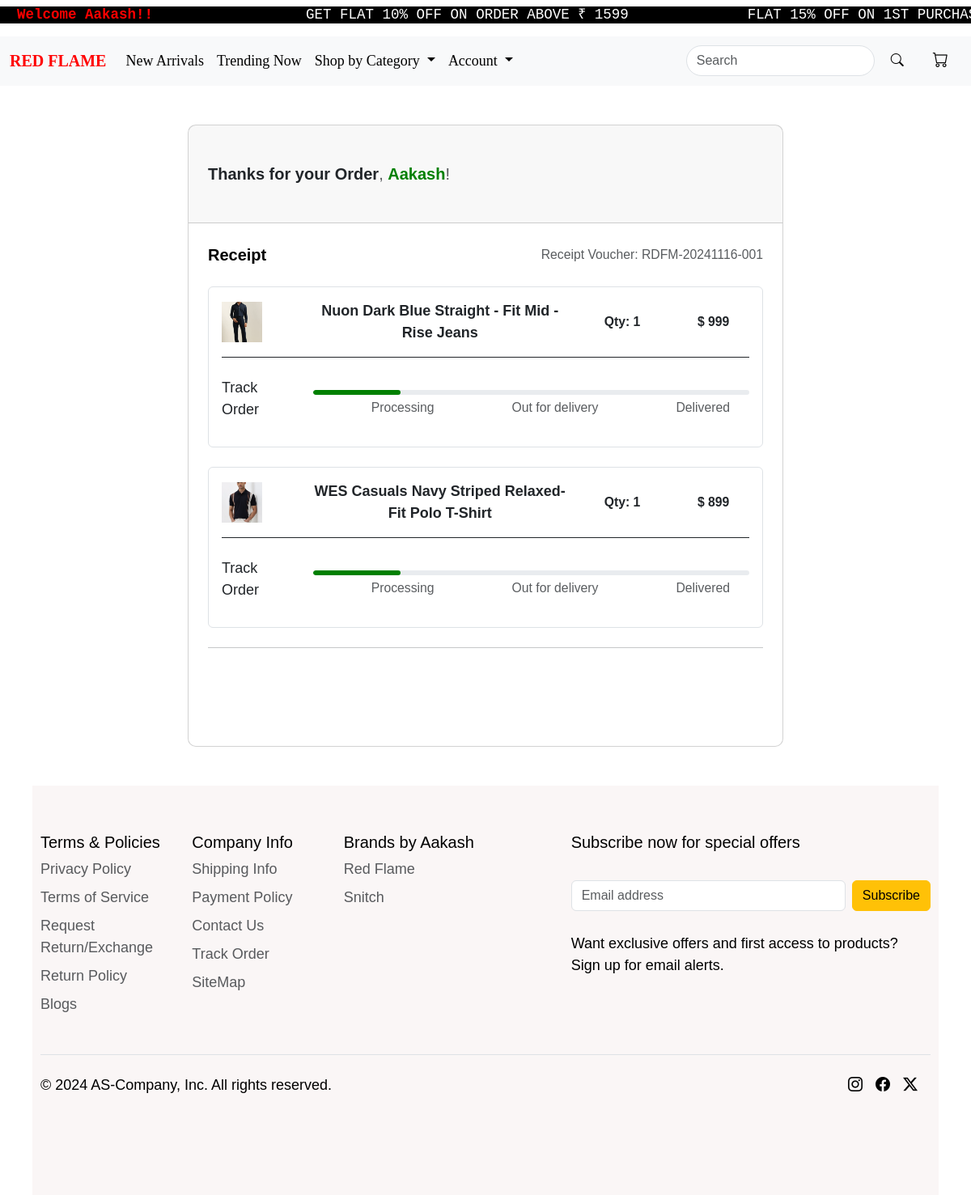
Page /order/ (signed in) on the earlier database version.
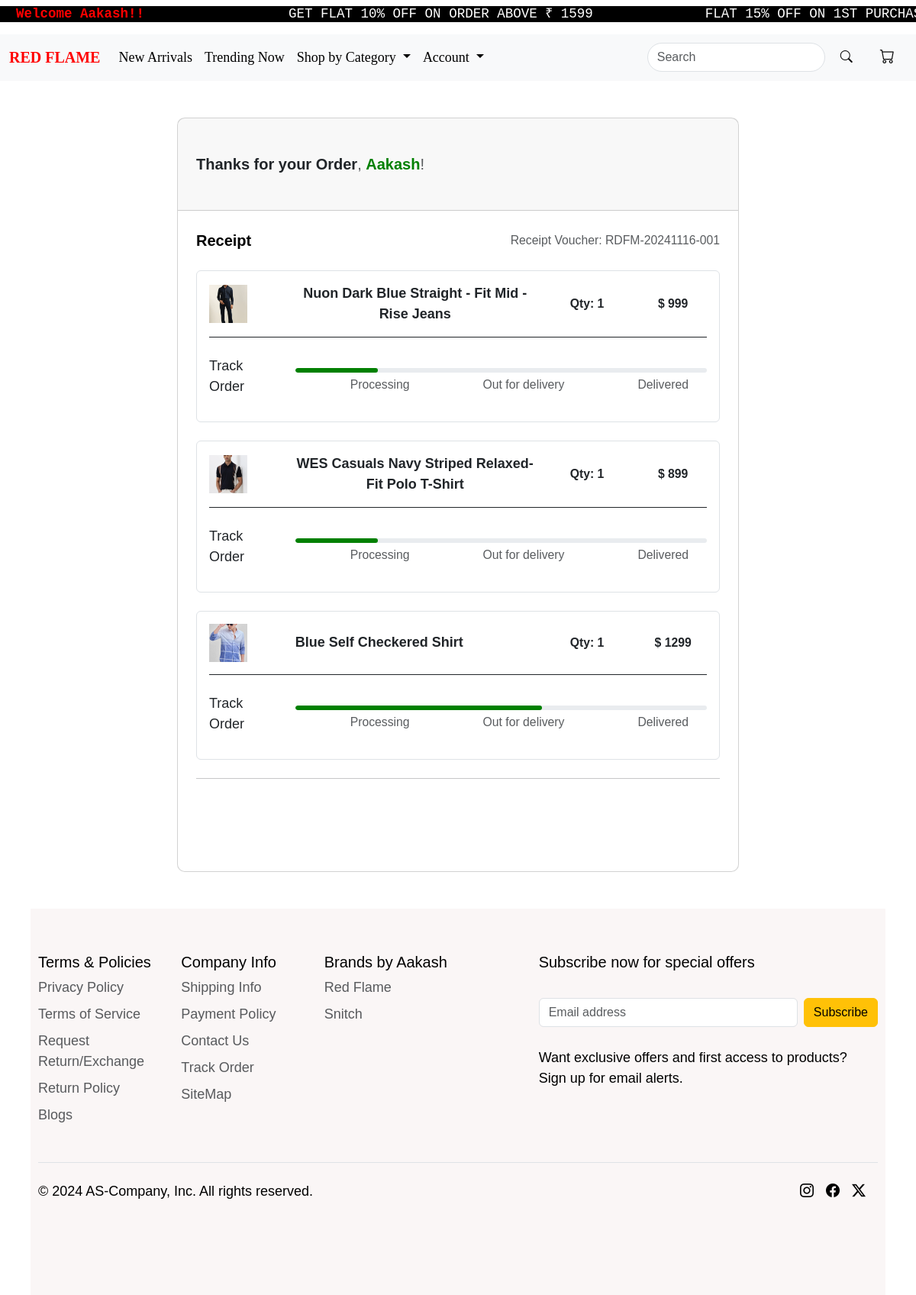
Same page on the later database version.
### core/models.py (models this page shows, shortened)
class Order(models.Model):
        STATUS_CHOICES = [
        ('PENDING', 'Pending'),
        ('PROCESSING', 'Processing'),
        ('COMPLETED', 'Completed'),
        ('CANCELLED', 'Cancelled'),
    ]
        user = models.ForeignKey(User, on_delete=models.CASCADE)
        customer=models.ForeignKey(Userdetails,on_delete=models.CASCADE)
        cloth=models.ForeignKey(new_arrival,on_delete=models.CASCADE)
        quantity = models.PositiveIntegerField(default=1)
        order_at = models.DateTimeField(auto_now_add=True)
        status = models.CharField(max_length=20, choices=STATUS_CHOICES, default='PENDING')
        order_size = models.CharField(max_length=3,default='M')

class new_arrival(models.Model):
        CATEGORY_CHOICES = [
        ('NEWARRIVAL','newarrival'),
        ('SHIRTS','shirts'),
        ('T_SHIRTS','t-shirts'),
        ('SWEATSHIRTS','sweatshirts'),
        ('TROUSERS','trousers'),
        ('SHORTS','shorts'),
        ('TRENDING','trending')
    ]
        SIZE_CHOICES = [
        ('S', 'Small'),
        ('M', 'Medium'),
        ('L', 'Large'),
        ('XL', 'Extra Large'),
    ]
        name=models.CharField(max_length=100)
        category = models.CharField(max_length=30,choices=CATEGORY_CHOICES)
        short_d = models.CharField(max_length=400)
        desc = models.TextField()
        original_price=models.IntegerField(default=1000)
        discounted_price=models.IntegerField()
        size = models.CharField(max_length=2, choices=SIZE_CHOICES,default='S')
        upperwear_img = models.ImageField(upload_to='new_arrival_img')

### core/views.py (the view)
# urls.py: path('order/',views.order,name='order'),
def order(request):
    ord=Order.objects.filter(user=request.user)
    return render (request,'core/order.html',{'ord':ord})

### core/templates/core/order.html (shortened to what this page needs)
{% extends "core/base.html" %}
{% load static %}
{% block content %}
{% if ord %}
<section class="h-100 gradient-custom">
    <div class="container py-5 h-100">
        <div class="row d-flex justify-content-center align-items-center h-100">
            <div class="col-lg-10 col-xl-8">
                <div class="card" style="border-radius: 10px;">
                    <div class="card-header px-4 py-5">
                        <h5 class="text-muted mb-0">
                            <strong class='text-dark'>Thanks for your Order</strong>,
                            <span style="color: green; font-weight:bolder;">{{ request.user }}</span>!
                        </h5>
                    </div>
                    <div class="card-body p-4">
                        <div class="d-flex justify-content-between align-items-center mb-4">
                            <p class="lead fw-normal mb-0" style="color: black;"> <strong>Receipt</strong></p>
                            <p class="small text-muted mb-0">Receipt Voucher: RDFM-20241116-001</p>
                        </div>
                        {% for o in ord %}
                        <div class="card shadow-0 border mb-4">
                            <div class="card-body">
                                <div class="row">
                                    <div class="col-md-2 text-center d-flex justify-content-left align-items-center">
                                        <img src="{{o.cloth.upperwear_img.url}}" alt="Image Description" class="img-fluid me-2" style="width: 50px; height: 50px; object-fit: cover;">
                                    </div>
                                    <div class="col-md-6 text-center d-flex justify-content-left align-items-center">
                                        <p class="text-muted mb-0"><strong class='text-dark'>{{ o.cloth.short_d }}</strong></p>
                                    </div>
                                    <div class="col-6 col-md-2 text-center d-flex justify-content-center align-items-center">
                                        <p class="text-muted mb-0 small">
                                            <strong class="text-dark">Qty: {{ o.quantity }}</strong>
                                        </p>
                                    </div>
                                    <div class="col-6 col-md-2 text-center d-flex justify-content-center align-items-center">
                                        <p class="text-muted mb-0 small">
                                            <strong class="text-dark">&#x24; {{ o.cloth.discounted_price }}</strong>
                                        </p>
                                    </div>
                                </div>
                                <hr class="mb-4" style="background-color: #e0e0e0; opacity: 1;">
                                {% if o.status == 'CANCELLED' %}
                                <div style="text-align: center; margin: 20px auto;">
                                   <strong> <h6 style="color: #d9534f; font-size: 16px; font-weight: bold; margin-bottom: 10px;">
                                        Your Order Has Been Cancelled!!
                                    </h6></strong>
                                    <p style="color: #6c757d; font-size: 14px; margin: 0;">
                                        Please contact support if you need further assistance.
                                    </p>
                                </div>
                                    {% else %}
                                            {% if o.status == 'PENDING' %}
                                            <div class="row d-flex align-items-center">
                                                <div class="col-md-2">
                                                    <p class="text-muted mb-0 small"><p class='text-dark'>Track Order</p></p>
                                                </div>
                                                <div class="col-md-10">
                                                    <div class="progress" style="height: 6px; border-radius: 16px;">
                                                        <div class="progress-bar" role="progressbar"
                                                        style="width: 20%; border-radius: 16px; background-color: green;"
                                                        aria-valuenow="65" aria-valuemin="0" aria-valuemax="100">
                                                    </div>
                                                </div>
                                                <div class="d-flex justify-content-around mb-1">
                                                    <p class="text-muted mt-1 mb-0 small ms-xl-5">Processing</p>
                                                    <p class="text-muted mt-1 mb-0 small ms-xl-5">Out for delivery</p>
                                                    <p class="text-muted mt-1 mb-0 small ms-xl-5">Delivered</p>
                                                </div>
                                            </div>
                                        </div>
                                        {% endif %}
                                        {% if o.status == 'PROCESSING' %}
                                        <div class="row d-flex align-items-center">
                                            <div class="col-md-2">
                                                <p class="text-muted mb-0 small"><p class='text-dark'>Track Order</p></p>
                                                </div>
                                                <div class="col-md-10">
                                                    <div class="progress" style="height: 6px; border-radius: 16px;">
                                                        <div class="progress-bar" role="progressbar"
                                                        style="width: 60%; border-radius: 16px; background-color: green;"
                                                        aria-valuenow="65" aria-valuemin="0" aria-valuemax="100">
                                                    </div>
                                                </div>
                                                <div class="d-flex justify-content-around mb-1">
                                                    <p class="text-muted mt-1 mb-0 small ms-xl-5">Processing</p>
                                                    <p class="text-muted mt-1 mb-0 small ms-xl-5">Out for delivery</p>
                                                    <p class="text-muted mt-1 mb-0 small ms-xl-5">Delivered</p>
                                                </div>
                                            </div>
                                        </div>
                                        {% endif %}
                                {% endif %}
                            </div>
                        </div>
                        {% endfor %}
                        <hr>
                        {% else %}
                        <h2 class='d-flex justify-content-center mt-5'>You Haven't Placed An Order&#128532</h2>
                        {% endif %}
                        <br> <br> <br>
                    </div>
                  </div>
                </div>
              </div>
            </div>
</section>
{% endblock content %}

### core/templates/core/base.html (shortened to what this page needs)
<!doctype html>
{% load static %}
<html lang="en">
  <head>
    <link rel="stylesheet" href="{% static "core/css/bootstrap.min.css" %}">
    <link rel="stylesheet" href="https://cdn.jsdelivr.net/npm/bootstrap-icons@1.11.3/font/bootstrap-icons.min.css">
    <link href="https://cdn.jsdelivr.net/npm/bootstrap@5.3.3/dist/css/bootstrap.min.css" rel="stylesheet">
    <link rel="stylesheet" href="{% static "core/css/core.css" %}">
  </head>
  <body>
     {% include "core/navbar.html" %}
    {% block content %}
    {% endblock content %}
    {% include "core/footer.html" %}
  </body>
</html>

### core/templates/core/navbar.html (shortened to what this page needs)
{% load static %}
<marquee  class="marque" style="background-color:black; ">
    <h5><pre style="background-color:black; color:white;" class="mt-2"><spam style='color:red; font-weight: bold;'> {% if request.user.is_authenticated %} Welcome {{request.user}}!!{% else %}<strong>Please Login!!</strong>{% endif %} </spam>                 GET FLAT 10% OFF ON ORDER ABOVE &#8377 1599              FLAT 15% OFF ON 1ST PURCHASE *TnC Apply</pre></h5>
</marquee>
<nav class="navbar navbar-expand-lg bg-body-tertiary">
    <div class="container-fluid">
      <a class="navbar-brand" href="{% url "index" %}" id="logo" style="font-family: cursive;"><strong>RED FLAME</strong></a>
      <div class="collapse navbar-collapse" id="navbarSupportedContent">
        <ul class="navbar-nav me-auto mb-2 mb-lg-0">
          <li class="nav-item">
            <a class="nav-link active" aria-current="page" href="{% url "newarrival" %}" id="navbarbtns" style="font-family: cursive;">New Arrivals</a>
          </li>
          <li class="nav-item">
            <a class="nav-link" href="{% url "trending" %}" id="navbarbtns" style="font-family: cursive;">Trending Now</a>
          </li>
          <li class="nav-item dropdown">
            <a class="nav-link dropdown-toggle" href="#" role="button" data-bs-toggle="dropdown" aria-expanded="false" id="navbarbtns" style="font-family: cursive;">
              Shop by Category
            </a>
          </li>
          <li class="nav-item dropdown">
            <a class="nav-link dropdown-toggle" href="#" role="button" data-bs-toggle="dropdown" aria-expanded="false" id="navbarbtns" style="font-family: cursive;">
              Account
            </a>
          </li>
        </ul>
        <form class="d-flex ms-auto" role="search" action='{% url "product_search" %}'>
          <input class="form-control me-2" type="search" placeholder="Search" aria-label="Search" id="searchbar" name="q" value="{{ query }}">
          <button class="btn" type="submit" id="searchbtn"><i class="bi bi-search"></i></button>
        </form>
        <ul class="navbar-nav ms-3">
          <li class="nav-item" id="navbarbtns">
            <a class="nav-link" href="{% url "showcart" %}">
              <i class="bi bi-cart" style="font-size: 1.2rem; margin-right: 8px; color: black;" id="navbarbtns"></i>
            </a>
          </li>
        </ul>
      </div>
    </div>
  </nav>

### core/templates/core/footer.html (shortened to what this page needs)
{% load static %}
<div class="container-fluid" style="color: black; background-color: rgb(250, 246, 246); width: calc(100vw - 80px); padding: 10px; margin: 0 40px; max-width: none;">
    <footer class="py-5">
        <div class="row">
            <div class="col-6 col-md-2 mb-3">
                <h5>Terms & Policies</h5>
                <ul class="nav flex-column">
                    <li class="nav-item mb-2"><a href="#" class="nav-link p-0 text-body-secondary" style="color: grey;">Privacy Policy</a></li>
                    <li class="nav-item mb-2"><a href="#" class="nav-link p-0 text-body-secondary" style="color: grey;">Terms of Service</a></li>
                    <li class="nav-item mb-2"><a href="#" class="nav-link p-0 text-body-secondary" style="color: grey;">Request Return/Exchange</a></li>
                    <li class="nav-item mb-2"><a href="#" class="nav-link p-0 text-body-secondary" style="color: grey;">Return Policy</a></li>
                    <li class="nav-item mb-2"><a href="#" class="nav-link p-0 text-body-secondary" style="color: grey;">Blogs</a></li>
                </ul>
            </div>
            <div class="col-6 col-md-2 mb-3">
                <h5>Company Info</h5>
                <ul class="nav flex-column">
                    <li class="nav-item mb-2"><a href="#" class="nav-link p-0 text-body-secondary" style="color: gray;">Shipping Info</a></li>
                    <li class="nav-item mb-2"><a href="#" class="nav-link p-0 text-body-secondary" style="color: gray;">Payment Policy</a></li>
                    <li class="nav-item mb-2"><a href="#" class="nav-link p-0 text-body-secondary" style="color: gray;">Contact Us</a></li>
                    <li class="nav-item mb-2"><a href="#" class="nav-link p-0 text-body-secondary" style="color: gray;">Track Order</a></li>
                    <li class="nav-item mb-2"><a href="#" class="nav-link p-0 text-body-secondary" style="color: gray;">SiteMap</a></li>
                </ul>
            </div>
            <div class="col-6 col-md-2 mb-3">
                <h5>Brands by Aakash</h5>
                <ul class="nav flex-column">
                    <li class="nav-item mb-2"><a href="#" class="nav-link p-0 text-body-secondary" style="color: gray;">Red Flame</a></li>
                    <li class="nav-item mb-2"><a href="#" class="nav-link p-0 text-body-secondary" style="color: gray;">Snitch</a></li>
                </ul>
            </div>
            <div class="col-md-5 offset-md-1 mb-3">
                <form>
                    <h5>Subscribe now for special offers</h5>
                   <br>
                    <div class="d-flex flex-column flex-sm-row w-100 gap-2">
                        <input id="newsletter1" type="text" class="form-control" placeholder="Email address">
                        <button class="btn btn-warning" type="button">Subscribe</button>
                    </div>
                    <br>
                    <p>Want exclusive offers and first access to products? Sign up for email alerts.</p>
                </form>
            </div>
        </div>
        <div class="d-flex flex-column flex-sm-row justify-content-between py-4 my-4 border-top">
            <p>&copy; 2024 AS-Company, Inc. All rights reserved.</p>
            <ul class="list-unstyled d-flex">
               <li><a href="https://www.instagram.com/" target="_blank" class="me-3"><i class="bi bi-instagram"></i></a></li>
               <li><a href="https://www.facebook.com/login.php/" target="_blank" class="me-3"><i class="bi bi-facebook"></i></i></a></li>
               <li><a href="https://x.com/?lang=en&mx=2" target="_blank" class="me-3"><i class="bi bi-twitter-x"></i></a></li>
            </ul>
        </div>
    </footer>
</div>

Differences in the rows shown:
added Order: cloth.upperwear_img (picture), cloth.short_d "Blue Self Checkered Shirt", quantity "1", cloth.discounted_price "1299", status "Track Order"
